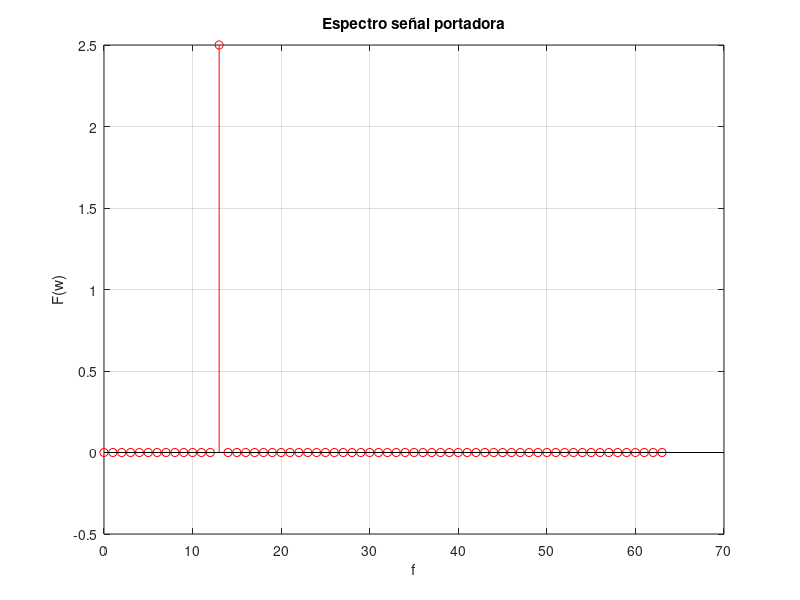

Write MATLAB code to recreate this figure.
%{
** ######################################################################################################
**      Archivo: 03 - 05 - DBLPSdomF.m
**      SO: Windows 11
**      Herramienta: Visual Studio Code
**                   MATLAB R2023a
**
**      Notas:
**          En esta parte de la practica se realizara la T.F para así poder obtener la modulación de
**          DBLPS en el domino de la frecuencia.
** ######################################################################################################
%}

clear all
clf                                     % Elimina las figuras
clc

% MAIN PROGRAM
Fs = 128;                               % Declaramos las cntes
T = 1 / Fs;
A = 5;
fport = 13;
Amen = 2;
fmen = 1;

t = 0 : T : 2;                          % Definimos el intervalo

Sport = A * cos(2 * pi* fport * t);     % Declaramos las funciónes
SPORT = (1 / Fs) .* real(fft(Sport, Fs));
F = 0 : (Fs / 2) - 1;
stem(F, SPORT(F + 1), 'r')              % Graficamos los datos discretos
title('Espectro señal portadora')
xlabel('f')
ylabel('F(w)')
grid on